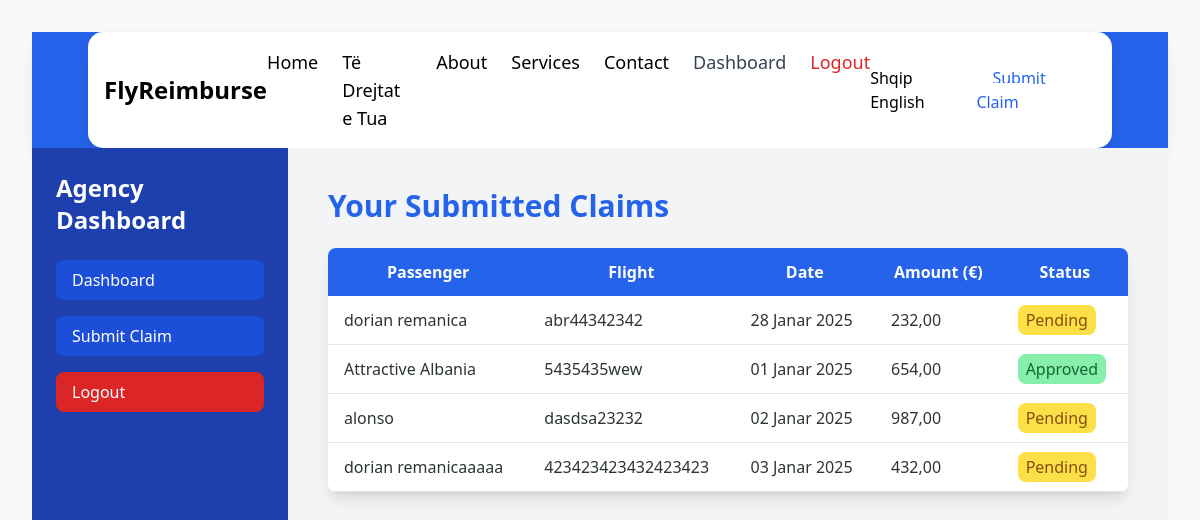
Page /dashboard/ (signed in) on the committed database.
### website/models.py (models this page shows, shortened)
class ClaimSubmission(models.Model):
    agency = models.ForeignKey(Agency, on_delete=models.CASCADE, null=True, blank=True)  # ✅ Allows null values
    name = models.CharField(max_length=255)
    email = models.EmailField()
    flight_number = models.CharField(max_length=20)
    date = models.DateField()
    compensation_amount = models.DecimalField(max_digits=10, decimal_places=2)
    status = models.CharField(max_length=20, choices=[('pending', 'Pending'), ('approved', 'Approved'), ('rejected', 'Rejected')], default='pending')

### website/views.py (the view)
# urls.py: path('dashboard/', views.agency_dashboard, name='website/agency_dashboard.html'),  # New custom dashboard
@login_required
def agency_dashboard(request):
    try:
        agency = Agency.objects.get(user=request.user)
        applications = ClaimSubmission.objects.filter(agency=agency)
    except Agency.DoesNotExist:
        applications = None  # No agency found, so no claims will be shown
    return render(request, 'website/agency_dashboard.html', {'applications': applications})

### website/templates/website/agency_dashboard.html
{% extends 'base.html' %}
{% block content %}
<div class="flex h-screen bg-gray-100">
    <aside class="w-64 bg-blue-800 text-white p-6">
        <h2 class="text-2xl font-bold mb-6">Agency Dashboard</h2>
        <nav>
            <ul>
                <li class="mb-4">
                    <a href="{% url 'agency_dashboard' %}" class="block py-2 px-4 bg-blue-700 rounded-lg hover:bg-blue-600">Dashboard</a>
                </li>
                <li class="mb-4">
                    <a href="{% url 'submit_claim' %}" class="block py-2 px-4 bg-blue-700 rounded-lg hover:bg-blue-600">Submit Claim</a>
                </li>
                <li class="mb-4">
                    <a href="{% url 'logout' %}" class="block py-2 px-4 bg-red-600 rounded-lg hover:bg-red-500">Logout</a>
                </li>
            </ul>
        </nav>
    </aside>
    <main class="flex-1 p-10">
        <h2 class="text-3xl font-bold text-blue-600 mb-6">Your Submitted Claims</h2>
        {% if applications %}
            <table class="w-full bg-white shadow-lg rounded-lg overflow-hidden mt-4">
                <thead class="bg-blue-600 text-white">
                    <tr>
                        <th class="py-3 px-4">Passenger</th>
                        <th class="py-3 px-4">Flight</th>
                        <th class="py-3 px-4">Date</th>
                        <th class="py-3 px-4">Amount (€)</th>
                        <th class="py-3 px-4">Status</th>
                    </tr>
                </thead>
                <tbody>
                    {% for claim in applications %}
                    <tr class="border-b hover:bg-gray-100">
                        <td class="py-3 px-4">{{ claim.name }}</td>
                        <td class="py-3 px-4">{{ claim.flight_number }}</td>
                        <td class="py-3 px-4">{{ claim.date }}</td>
                        <td class="py-3 px-4">{{ claim.compensation_amount }}</td>
                        <td class="py-3 px-4">
                            {% if claim.status == "pending" %}
                                <span class="bg-yellow-300 text-yellow-800 px-2 py-1 rounded-lg">Pending</span>
                            {% elif claim.status == "approved" %}
                                <span class="bg-green-300 text-green-800 px-2 py-1 rounded-lg">Approved</span>
                            {% else %}
                                <span class="bg-red-300 text-red-800 px-2 py-1 rounded-lg">Rejected</span>
                            {% endif %}
                        </td>
                    </tr>
                    {% endfor %}
                </tbody>
            </table>
        {% else %}
            <p class="text-gray-700 mt-4">You have no submitted claims yet.</p>
        {% endif %}
    </main>
</div>
{% endblock %}

### templates/base.html (shortened to what this page needs)
{% load static %}
<!DOCTYPE html>
<html lang="en">
<head>
    <link rel="stylesheet" href="{% static 'css/styles.css' %}">
    <script src="https://cdn.tailwindcss.com"></script>
    <link rel="stylesheet" href="{% static 'css/form.css' %}">
</head>
<body>
    <header class="bg-blue-600 text-white shadow-lg">
        <div class="container mx-auto px-4 py-4 flex justify-between items-center">
            <a href="{% url 'home' %}" class="text-2xl font-bold">FlyReimburse</a>
            <nav>
                <ul class="flex space-x-6 text-lg">
                    <li><a href="{% url 'home' %}" class="hover:underline">Home</a></li>
                    <li class="relative group">
                        <a href="#" class="hover:underline">Të Drejtat e Tua</a>
                    </li>
                    <li><a href="{% url 'about' %}" class="hover:underline">About</a></li>
                    <li><a href="{% url 'services' %}" class="hover:underline">Services</a></li>
                    <li><a href="{% url 'contact' %}" class="hover:underline">Contact</a></li>
                    {% if request.user.is_authenticated %}
                        <li><a href="{% url 'agency_dashboard' %}" class="text-gray-700 hover:text-blue-600">Dashboard</a></li>
                        <li>
                            <form method="post" action="{% url 'logout' %}" class="inline">
                                <button type="submit" class="text-red-600 hover:text-red-500 bg-transparent border-none cursor-pointer">
                                    Logout
                                </button>
                            </form>
                        </li>
                    {% else %}
                        <li><a href="{% url 'register_agency' %}" class="text-gray-700 hover:text-blue-600">Register</a></li>
                        <li><a href="{% url 'login' %}" class="text-gray-700 hover:text-blue-600">Login</a></li>
                    {% endif %}
                </ul>
            </nav>
            <div class="language-switcher">
                <a href="/i18n/setlang/?next={{ request.path }}&language=sq" class="mr-4">Shqip</a>
                <a href="/i18n/setlang/?next={{ request.path }}&language=en">English</a>
            </div>
            <div>
                <a href="{% url 'submit_claim' %}" class="bg-white text-blue-600 px-4 py-2 rounded-lg hover:bg-blue-200">
                    Submit Claim
                </a>
            </div>
        </div>
    </header>
    <main>
        {% block content %}
        {% endblock %}
    </main>
</body>
</html>

### static/css/styles.css (style rules this page uses)
body { font-family: Arial, sans-serif; margin: 0; padding: 0; }
header { background-color: #1E3A8A; color: rgb(2, 2, 2); }
header a { text-decoration: none; color: rgb(0, 0, 0); }

### website/static/css/form.css (style rules this page uses)
:root { --primary: #647dee; --secondary: #7f53ac; --background: #f8f9fa; --text: #2d3436; --error: #ff7675; --success: #55efc4; }
* { margin: 0; padding: 0; box-sizing: border-box; font-family: 'Segoe UI', Tahoma, Geneva, Verdana, sans-serif; }
body { background: var(--background); color: var(--text); line-height: 1.6; padding: 2rem; }
.container { max-width: 800px; margin: 0 auto; background: white; padding: 2rem; border-radius: 15px; box-shadow: 0 10px 20px rgba(0,0,0,0.1); }
button { padding: 0.8rem 2rem; border: none; border-radius: 8px; font-size: 1rem; cursor: pointer; transition: transform 0.2s ease, background 0.3s ease; }

### rows in the picture
ClaimSubmission: name "dorian remanica", flight_number "abr44342342", date "28 Janar 2025", compensation_amount "232,00", status "Pending"
ClaimSubmission: name "Attractive Albania", flight_number "5435435wew", date "01 Janar 2025", compensation_amount "654,00", status "Approved"
ClaimSubmission: name "alonso", flight_number "dasdsa23232", date "02 Janar 2025", compensation_amount "987,00", status "Pending"
ClaimSubmission: name "dorian remanicaaaaa", flight_number "423423423432423423", date "03 Janar 2025", compensation_amount "432,00", status "Pending"
